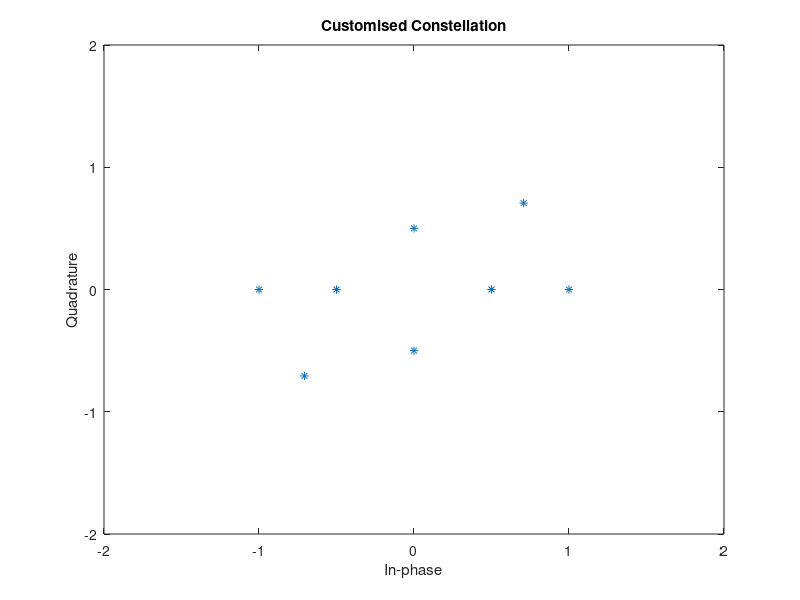
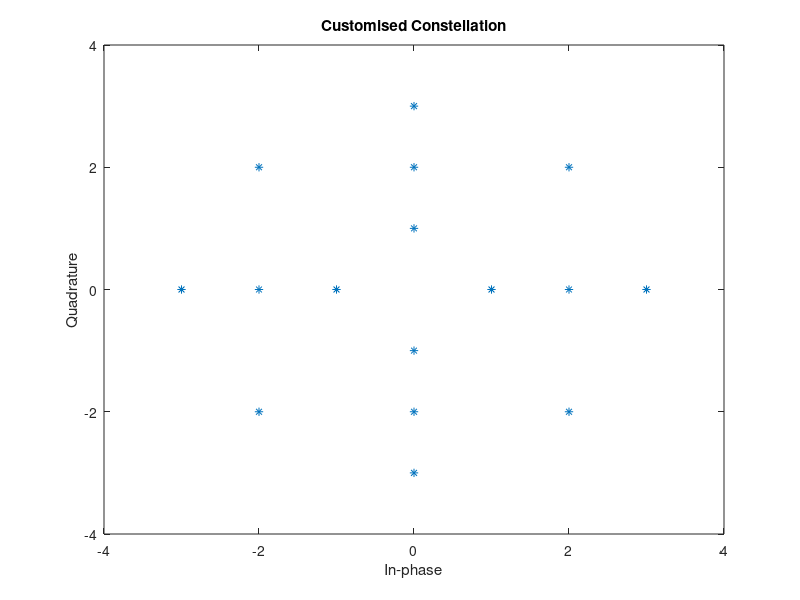

These figures' MATLAB source, in order:
%%ex3
M = 4;
x = [0:M-1];
inphase = [1/2 1 0 1/(2^(1/2))];
quadr = [0 0 1/2 1/(2^(1/2))];
inphase = [inphase; -inphase]; inphase = inphase(:);
quadr = [quadr; -quadr]; quadr = quadr(:);
const = inphase + j*quadr;
% Plot constellation.
scatterplot(const, 1, 0, '*');
hold on;
% circle=rectangle('Position',[-1,-1,2,2],'Curvature',[1,1]);
axis([-2 2 -2 2]);
title('Customised Constellation');
hold off;

M = 8;
x = [0:M-1];
inphase = [1 2 3 0 -2 0 2 0];
quadr = [0 0 0 1 2 2 2 3];
inphase = [inphase; -inphase]; inphase = inphase(:);
quadr = [quadr; -quadr]; quadr = quadr(:);
const = inphase + j*quadr;
% Plot constellation.
scatterplot(const, 1, 0, '*');
hold on;
% circle=rectangle('Position',[-1,-1,2,2],'Curvature',[1,1]);
axis([-4 4 -4 4]);
title('Customised Constellation');
hold off;